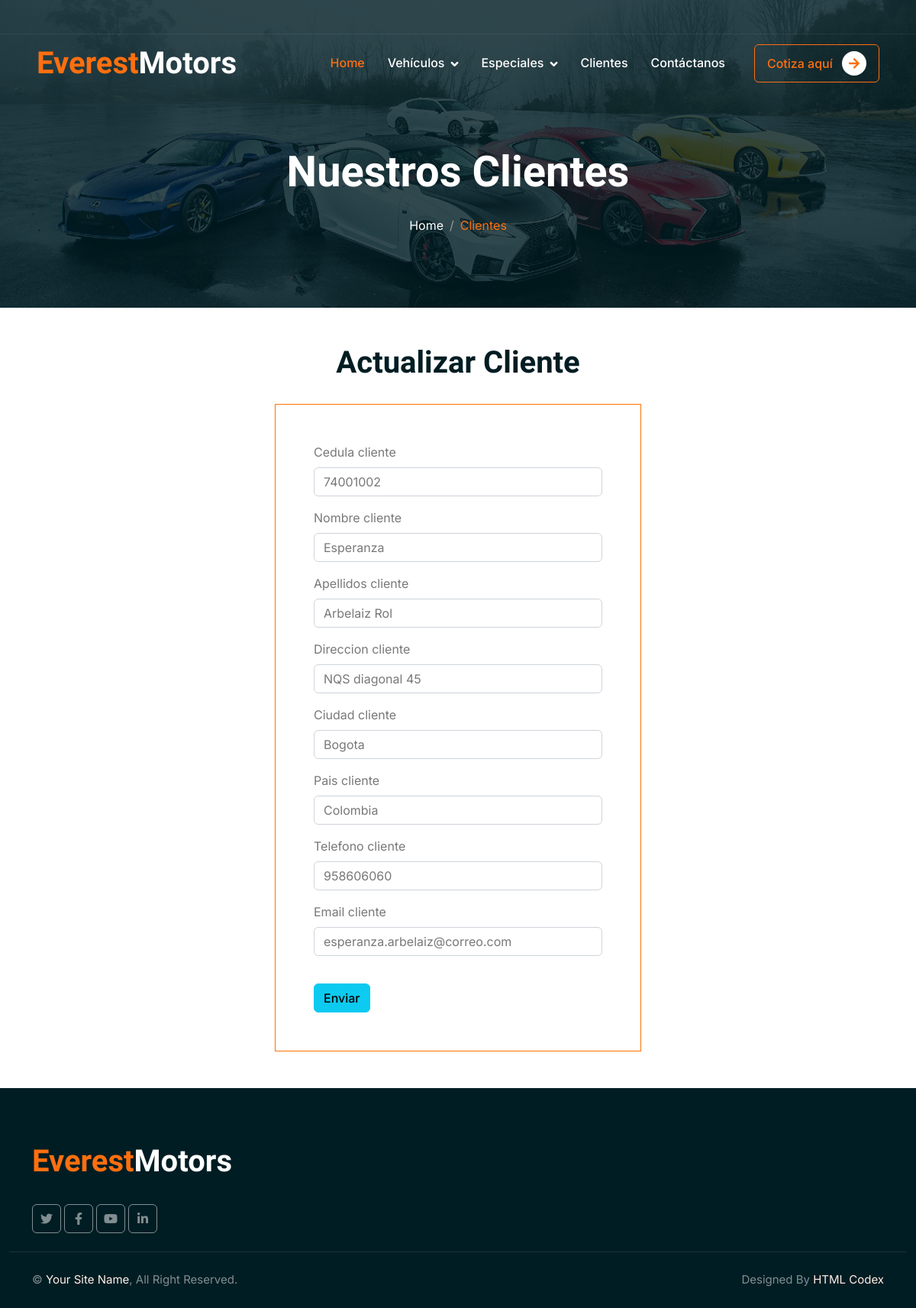
Page /clientes/editarCliente/74001002 on the committed database.
### clientes/models.py (models this page shows, shortened)
class Clientes(models.Model):
    cedula_cliente = models.CharField(primary_key=True, max_length=15)
    nombre_cliente = models.CharField(max_length=50)
    apellidos_cliente = models.CharField(max_length=50)
    direccion_cliente = models.CharField(max_length=100)
    ciudad_cliente = models.CharField(max_length=50)
    pais_cliente = models.CharField(max_length=50)
    telefono_cliente = models.CharField(max_length=30)
    email_cliente = models.CharField(max_length=50)

### clientes/views.py (the view)
# urls.py: path('clientes/editarCliente/<int:cedula>', views.editarCliente, name='editarCliente'),
def editarCliente(request, cedula) :
        cliente = Clientes.objects.get(cedula_cliente = cedula)   #revisar como se llama en el import
        if request.method == 'POST':  #cuando boton guardar
                form = ClienteForm(request.POST, instance=cliente)
                if form.is_valid():
                        form.save() # salva
                        return redirect('clientes')  # redirige a la pagina clientes
        form = ClienteForm( instance=cliente)# se le pasa un forms vacio, pero luego se le dice toma los datos
        contexto = {
                'form' : form,
                'tituloh1' : 'Actualizar Cliente'
        }
        return render(request, 'clientes/crearCliente.html', contexto)

### clientes/formsCliente.py
class ClienteForm(forms.ModelForm) :
    class Meta:
        model = Clientes
        fields = '__all__'  ##usa todos los campos en el forms

### clientes/templates/clientes/crearCliente.html (shortened to what this page needs)
<!DOCTYPE html>
<html lang="en">
<head>
    {% load static %}
    <link href="https://cdnjs.cloudflare.com/ajax/libs/font-awesome/5.10.0/css/all.min.css" rel="stylesheet">
    <link href="https://cdn.jsdelivr.net/npm/bootstrap-icons@1.4.1/font/bootstrap-icons.css" rel="stylesheet">
    <link href="{% static 'clientes/lib/animate/animate.min.css' %}" rel="stylesheet">
    <link href="{% static 'clientes/lib/owlcarousel/assets/owl.carousel.min.css' %}" rel="stylesheet">
    <link href="{% static 'clientes/css/bootstrap.min.css' %}" rel="stylesheet">
    <link href="{% static 'clientes/css/style.css' %}" rel="stylesheet">
</head>
<body>
    <div class="container-fluid fixed-top px-0 wow fadeIn" data-wow-delay="0.1s">
        <div class="top-bar text-white-50 row gx-0 align-items-center d-none d-lg-flex">
            <div class="box">
                <div class="container-1">
                </div>
            </div>
        </div>
        <nav class="navbar navbar-expand-lg navbar-dark py-lg-0 px-lg-5 wow fadeIn" data-wow-delay="0.1s">
              <h1 class="fw-bold text-primary m-0">Everest<span class="text-white">Motors</span></h1>
            <div class="collapse navbar-collapse" id="navbarCollapse">
                <div class="navbar-nav ms-auto p-4 p-lg-0">
                    <a href="{% url 'inicio' %}" class="nav-item nav-link active">Home</a>
                     <div class="nav-item dropdown">
                        <a href="clientes/vehiculos.html" class="nav-link dropdown-toggle" data-bs-toggle="dropdown">Vehículos</a>
                    </div>
                    <div class="nav-item dropdown">
                        <a href="#" class="nav-link dropdown-toggle" data-bs-toggle="dropdown">Especiales</a>
                    </div>
                    <a href="{% url 'clientes' %}" class="nav-item nav-link">Clientes</a>
                    <a href="{% url 'contactanos' %}" class="nav-item nav-link">Contáctanos</a>
                </div>
                <div class="d-none d-lg-flex ms-2">
                    <a class="btn btn-outline-primary py-2 px-3" href="{% url 'cotiza' %}">
                       Cotiza aquí
                        <div class="d-inline-flex btn-sm-square bg-white text-primary rounded-circle ms-2">
                            <i class="fa fa-arrow-right"></i>
                        </div>
                    </a>
                </div>
            </div>
        </nav>
    </div>
    <div class="container-fluid page-header mb-5 wow fadeIn" data-wow-delay="0.1s">
        <div class="container text-center">
            <h1 class="display-4 text-white animated slideInDown mb-4">Nuestros Clientes</h1>
            <nav aria-label="breadcrumb animated slideInDown">
                <ol class="breadcrumb justify-content-center mb-0">
                    <li class="breadcrumb-item"><a class="text-white" href="#">Home</a></li>
                    <li class="breadcrumb-item text-primary active" aria-current="page">Clientes</li>
                </ol>
            </nav>
        </div>
    </div>
{% load bootstrap5 %}
{% block contenido %}
        <h1 style="text-align: center">{{tituloh1}}</h1>
        <form  action=""    method="post" class="form-crear"  style="margin-top: 30px">
            {% bootstrap_form form %}
           <button style="" type="submit-disable"  class="btn btn-info">Enviar</button>
        </form>
{% endblock %}
<div class="container-fluid bg-dark text-white-50 footer mt-5 pt-5 wow fadeIn" data-wow-delay="0.1s">
    <div class="container py-4">
        <div class="row g-5">
            <div class="col-lg-3 col-md-6">
                <h1 class="fw-bold text-primary mb-4">Everest<span class="text-white">Motors</span></h1>
                <div class="d-flex pt-2">
                    <a class="btn btn-square me-1" href=""><i class="fab fa-twitter"></i></a>
                    <a class="btn btn-square me-1" href=""><i class="fab fa-facebook-f"></i></a>
                    <a class="btn btn-square me-1" href=""><i class="fab fa-youtube"></i></a>
                    <a class="btn btn-square me-0" href=""><i class="fab fa-linkedin-in"></i></a>
                </div>
            </div>
            <div class="col-lg-3 col-md-6">
            </div>
        </div>
    </div>
    <div class="container-fluid copyright">
        <div class="container">
            <div class="row">
                <div class="col-md-6 text-center text-md-start mb-3 mb-md-0">
                    &copy; <a href="#">Your Site Name</a>, All Right Reserved.
                </div>
                <div class="col-md-6 text-center text-md-end">
                    Designed By <a href="https://htmlcodex.com">HTML Codex</a>
                </div>
            </div>
        </div>
    </div>
</div>
</body>
</html>

### clientes/static/clientes/css/style.css (style rules this page uses)
:root { --primary: #FF6F0F; --secondary: #FFF0E6; --light: #F8F8F9; --dark: #001D23; }
.form-crear, .form-Register { width: 40%; margin:auto; border: 1px solid rgb(255, 115, 0); padding: 50px 50px; }
button { margin-top:20px; }
.btn { font-weight: 500; transition: .5s; }
.btn-square { width: 38px; height: 38px; }
.btn-sm-square { width: 32px; height: 32px; }
.btn-square, .btn-sm-square, .btn-lg-square { padding: 0; display: flex; align-items: center; justify-content: center; font-weight: normal; }
.fixed-top { transition: .5s; }
.top-bar { height: 45px; border-bottom: 1px solid rgba(255, 255, 255, .07); }
.navbar .dropdown-toggle::after { border: none; content: "\f107"; font-family: "Font Awesome 5 Free"; font-weight: 900; vertical-align: middle; margin-left: 8px; }
.navbar .navbar-nav .nav-link { margin-right: 30px; padding: 25px 0; color: #FFFFFF; font-weight: 500; outline: none; }
.navbar .navbar-nav .nav-link:hover, .navbar .navbar-nav .nav-link.active { color: var(--primary); }
.page-header { padding-top: 12rem; padding-bottom: 6rem; background: linear-gradient(rgba(0, 29, 35, .8), rgba(0, 29, 35, .8)), url(../img/imagen_1.jpg) center center no-repeat; background-size: cover; }
.page-header .breadcrumb-item+.breadcrumb-item::before { color: #999999; }
.footer .btn.btn-square { color: rgba(255,255,255,0.5); border: 1px solid rgba(255,255,255,0.5); }
.footer .copyright { padding: 25px 0; font-size: 15px; border-top: 1px solid rgba(256, 256, 256, .1); }
.footer .copyright a { color: var(--secondary); }

### rows in the picture
Clientes: cedula_cliente "74001002", nombre_cliente "Esperanza", apellidos_cliente "Arbelaiz Rol", direccion_cliente "NQS diagonal 45", ciudad_cliente "Bogota", pais_cliente "Colombia", telefono_cliente "958606060", email_cliente "esperanza.arbelaiz@correo.com"

### other values in the picture
{{ tituloh1 }} "Actualizar Cliente"
